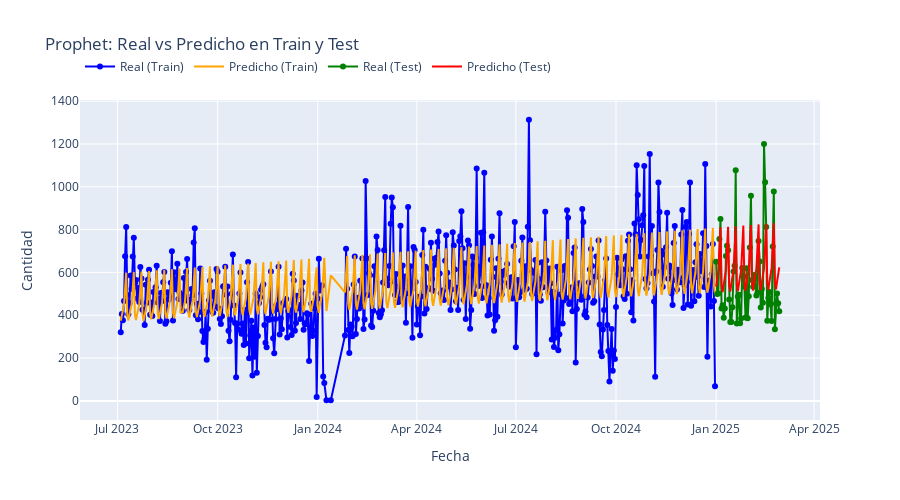

Notebook cell for this chart:
### Code cell
fig = go.Figure()
# Real en train
fig.add_trace(go.Scatter(
    x=train_prophet['ds'], y=train_prophet['y'],
    mode='lines+markers', name='Real (Train)', line=dict(color='blue')
))
# Predicho en train
fig.add_trace(go.Scatter(
    x=forecast_train['ds'], y=forecast_train['yhat'],
    mode='lines', name='Predicho (Train)', line=dict(color='orange' )
))
# Real en test
fig.add_trace(go.Scatter(
    x=test_prophet['ds'], y=test_prophet['y'],
    mode='lines+markers', name='Real (Test)', line=dict(color='green')
))
# Predicho en test
fig.add_trace(go.Scatter(
    x=forecast_test['ds'], y=forecast_test['yhat'],
    mode='lines', name='Predicho (Test)', line=dict(color='red')
))
fig.update_layout(
    title="Prophet: Real vs Predicho en Train y Test",
    xaxis_title="Fecha", yaxis_title="Cantidad",
    legend=dict(x=0, y=1.15, orientation='h'),
    height=500
)
fig.show()
